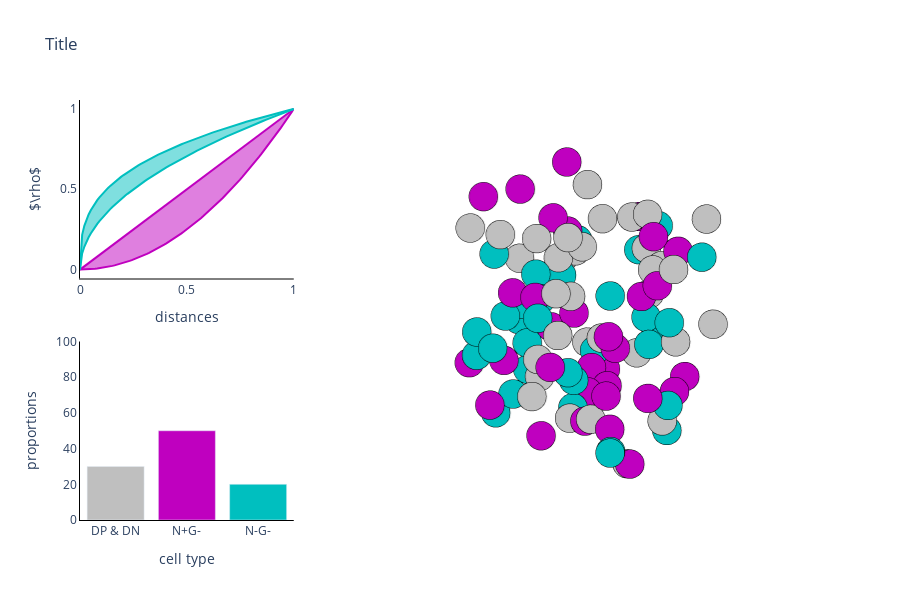

The notebook cell this image was saved under:
### Markdown cell above
As demonstrated, every part of the legend has to be added as a separate trace in our graph object. Remains the question why one should use `plotly.graph_objs` instead of `plotly.express`. One example might be subploting which is currently not supported by `plotly.express`. A full example of how such a plot might look like is:

### Code cell
from plotly.subplots import make_subplots
import plotly.graph_objects as go
import numpy as np

# Some data do plot
x = np.linspace(0,1,100)
y1 = x
y2 = x**2
y3 = x**(1/2)
y4 = x**(1/3)
pos = np.random.uniform(10,20,[100,3])

# Color scheme and info for bar plot
types = ['DP & DN', 'N+G-', 'N-G-']
props = [30, 50, 20]
colors =['rgba(0.75,0.75,0.75,1)', 'rgba(0.75,0,0.75,1)', 'rgba(0,0.75,0.75,1)']

# Initialize subplots
fig = make_subplots(rows=2, cols=3,specs=[[{}, {"rowspan": 2, "colspan": 2, "type": "scatter3d"}, None],
                                          [{}, None, None]])

# Hoverinfo for first plot
infopcf1 = '<b>PCF maximum (N+G-)</b><br>dist = %{x}<br>PCF = %{y}<extra></extra>'
infopcf2 = '<b>PCF minimum (N+G-)</b><br>dist = %{x}<br>PCF = %{y}<extra></extra>'
infopcf3 = '<b>PCF minimum (N-G+)</b><br>dist = %{x}<br>PCF = %{y}<extra></extra>'
infopcf4 = '<b>PCF maximum (N-G+)</b><br>dist = %{x}<br>PCF = %{y}<extra></extra>'

# Add 4 plots to the upper left corner
fig.add_trace(
    go.Scatter(x=x, y=y1, fill=None, mode='lines', line_color='rgba(0.75,0,0.75,1)', hovertemplate=infopcf1),
    row=1, col=1
)
fig.add_trace(
    go.Scatter(x=x, y=y2, fill='tonexty',mode='lines', line_color='rgba(0.75,0,0.75,1)', hovertemplate=infopcf2),
    row=1, col=1 
)
fig.add_trace(
    go.Scatter(x=x, y=y3, fill=None, mode='lines', line_color='rgba(0,0.75,0.75,1)', hovertemplate=infopcf3),
    row=1, col=1
)
fig.add_trace(
    go.Scatter(x=x, y=y4, fill='tonexty',mode='lines', line_color='rgba(0,0.75,0.75,1)', hovertemplate=infopcf4),
    row=1, col=1 
)

# Add 3 bars to the lower left corner
for i in range(3):
    fig.add_trace(go.Bar(x=[types[i]], y = [props[i]], name=types[i], marker_color=colors[i]), row=2, col=1)

# Define color scheme and info for each point in scatterplot
test = []
text = []
for i in range(len(pos)):
    if i%3 == 0:
        test.append('rgba(0.75,0.75,0.75,1)')
        text.append('<b>DN or DP</b>')
    if i%3 == 1:
        test.append('rgba(0.75,0,0.75,1)')
        text.append('<b>N+G-</b>')
    if i%3 == 2:
        test.append('rgba(0,0.75,0.75,1)')
        text.append('<b>N-G+</b>')

# Define hovertext template for each marker
info3d = '%{hovertext}<br>x = %{x}<br>y = %{y}<br>z = %{z}<extra></extra>'

# Add 3D scatterplot to the right
fig.add_trace(
    go.Scatter3d(x=pos[:,0],y=pos[:,1],z=pos[:,2], mode='markers', hovertext = text, hovertemplate = info3d,
    marker=dict(
    size=10,
    color=test,
    line=dict(
        color='black',
        width=1
    )
    )),
    row=1, col=2
)

# Increase figure size, include title and set background color
fig.update_layout(height=600, width=900, title_text="Title", paper_bgcolor='rgba(0,0,0,0)',plot_bgcolor='rgba(0,0,0,0)',showlegend=False)

# Add x- and y- axes
fig.update_layout({'xaxis':{'title_text':'distances','linecolor':'black'},
                   'yaxis':{'title_text':'$\\rho$','linecolor':'black'},
                   'xaxis2':{'title_text':'cell type','linecolor':'black'},
                   'yaxis2':{'range': [0, 100],'dtick': 20, 'title_text':'proportions','linecolor':'black'},}
)

# Remove background and coordinate system in 3D plot
fig.update_layout(scene = dict(xaxis = dict(showbackground=False,showticklabels=False,visible=False),
                               yaxis = dict(showbackground=False,showticklabels=False,visible=False),
                               zaxis = dict(showbackground=False,showticklabels=False,visible=False)))

#fig.write_html("test.html")
fig.show()
